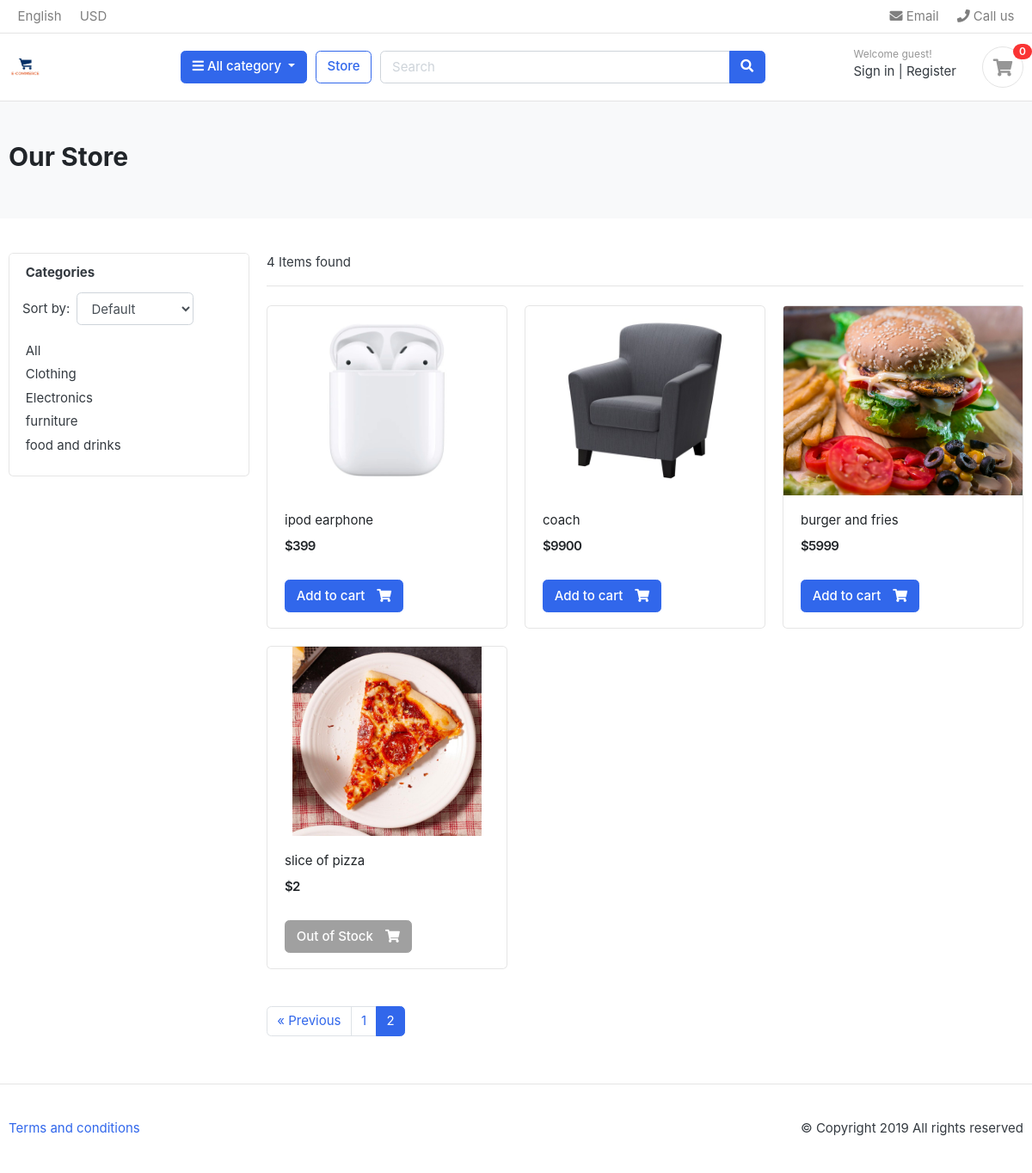
/store/?page=2, run on an earlier commit of the app's database.
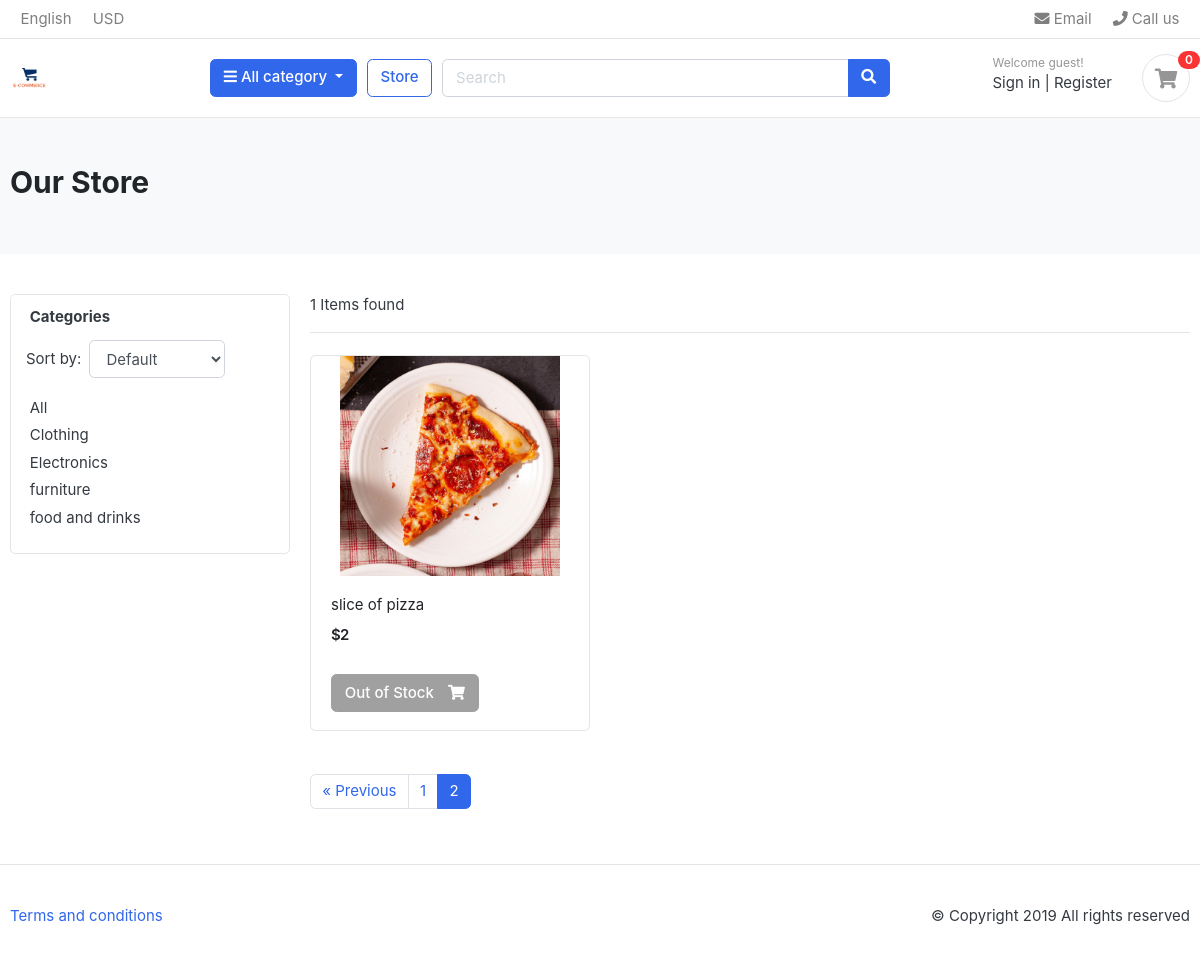
And on a later commit of the database.
### store/models.py (models this page shows, shortened)
class Category(models.Model):
    category_name = models.CharField(max_length=50, unique=True)
    slug = models.SlugField(max_length=100, unique=True)
    description = models.TextField(max_length=255, blank=True)
    cat_image = models.ImageField(upload_to='photos/categories', blank=True)

class Product(models.Model):
    product_name = models.CharField(max_length=200, unique=True)
    slug = models.SlugField(max_length=200, unique=True)
    description = models.TextField(max_length=500, blank=True)
    price = models.IntegerField()
    images = models.ImageField(upload_to='photos/products')
    stock = models.IntegerField()
    is_available = models.BooleanField(default=True)
    category = models.ForeignKey(Category, on_delete=models.CASCADE)
    created_date = models.DateTimeField(auto_now_add=True)
    modified_date = models.DateTimeField(auto_now=True)
    def get_url(self):
        return reverse('product_detail', args=[self.category.slug, self.slug])

### shop/views.py (the view)
# urls.py: path('store/', include("shop.store_url")),  # Store listing
def store(request, slug=None):
    categories = Category.objects.all()
    sort = request.GET.get('sort')
    selected_category = slug
    products = Product.objects.filter()
    if slug:
        products = products.filter(category__slug=slug)
    if sort == 'recent':
        products = products.order_by('-created_date')
    elif sort == 'oldest':
        products = products.order_by('created_date')
    else:
        products = products.order_by('id')
    paginator = Paginator(products, 4)  # 6 products per page
    page_number = request.GET.get('page')
    paged_products = paginator.get_page(page_number)
    product_count = products.count()
    context = {
        'products': paged_products,  # Use paginated products
        'categories': categories,
        'selected_category': selected_category,
        'product_count': product_count,
    }
    return render(request, 'ecom-template/store.html', context)

### shop/context_processors.py (called while the page is built)
def menulinks(request):
    links = Category.objects.all()
    return dict(links = links)

def cart_total_items(request):
    total_quantity = 0
    try:
        cart_id = request.session.session_key
        if not cart_id:
            cart_id = request.session.create()
        cart = Cart.objects.get(cart_id=cart_id)
        cart_items = CartItem.objects.filter(cart=cart, is_active=True)
        total_quantity = sum(item.quantity for item in cart_items)
    except Cart.DoesNotExist:
        total_quantity = 0
    return {'cart_total_quantity': total_quantity}

### templates/ecom-template/store.html (shortened to what this page needs)
{% extends "ecom-template/base.html" %}
{% load static %}
{% block content %}
<section class="section-pagetop bg">
<div class="container">
    <h2 class="title-page">Our Store</h2>
</div>
</section>
<section class="section-content padding-y">
<div class="container">
<div class="row">
    <aside class="col-md-3">
        <div class="card">
            <article class="filter-group">
                <header class="card-header">
                    <h6 class="title">Categories</h6>
                </header>
                <form method="get" class="form-inline ml-3">
    <label for="sort_by" class="mr-2">Sort by:</label>
    <select name="sort" id="sort_by" class="form-control" onchange="this.form.submit()">
        <option value="">Default</option>
    </select>
</form>
                <div class="card-body">
                    <ul class="list-menu">
                        <li class="{% if not selected_category %}active{% endif %}">
                            <a href="{% url 'store' %}">All</a>
                        </li>
                        {% for category in links %}
    <li class="{% if selected_category == category.slug %}active{% endif %}">
        <a href="{% url 'store' category.slug %}">{{ category.category_name }}</a>
    </li>
                        {% endfor %}
                    </ul>
                </div>
            </article>
        </div>
    </aside>
    <main class="col-md-9">
        <header class="border-bottom mb-4 pb-3">
            <div class="form-inline">
                <span class="mr-md-auto">{{ products|length }} Items found</span>
            </div>
        </header>
        <div class="row">
            {% for product in products %}
            <div class="col-md-4">
                <a href="{{ product.get_url }}" >
                <figure class="card card-product-grid">
                    <div class="img-wrap">
                        <img src="{{ product.images.url }}" alt="{{ product.product_name }}">
                    </div>
                    <figcaption class="info-wrap">
                        <div class="fix-height">
                            <a href="{{ product.get_url }}" class="title">{{ product.product_name }}</a>
                            <div class="price-wrap mt-2">
                                <span class="price">${{ product.price }}</span>
                            </div>
                        </div>
  {% if product.stock > 0 %}
    <a href="{{ product.get_url }}" class="btn btn-primary">
        <span class="text">Add to cart</span> <i class="fas fa-shopping-cart"></i>
    </a>
{% else %}
    <button class="btn btn-secondary" disabled>
        <span class="text">Out of Stock</span> <i class="fas fa-shopping-cart"></i>
    </button>
{% endif %}                    </figcaption>
                </figure>
                </a>
            </div>
            {% empty %}
            <p>No products found in this category.</p>
            {% endfor %}
        </div>
{% if products.has_other_pages %}
 <nav class="mt-4" aria-label="Page navigation sample">
  <ul class="pagination">
    {% if products.has_previous %}
            <li class="page-item ">
      <a class="page-link" href="?page={{ products.previous_page_number }}">« Previous</a>
      </li>
    {% endif %}
    {% for page_num in products.paginator.page_range %}
      {% if page_num == products.number %}
        <li class="page-item active"><a class="page-link">{{ page_num }}</a></li>
      {% else %}
        <li class="page-item"><a class="page-link" href="?page={{ page_num }}">{{ page_num }}</a></li>
      {% endif %}
    {% endfor %}
  </ul>
{% endif %}
    </main>
</div>
</div>
</section>
{% endblock %}

What changed in the data, as far as the page shows it:
removed Product: images (picture), product_name "ipod earphone", price "399"
no longer on this page (row unchanged): Product: images (picture), product_name "coach", price "9900"
removed Product: images (picture), product_name "burger and fries", price "5999"
Also different on the page:
{{ products|length }}: "4" → "1"
